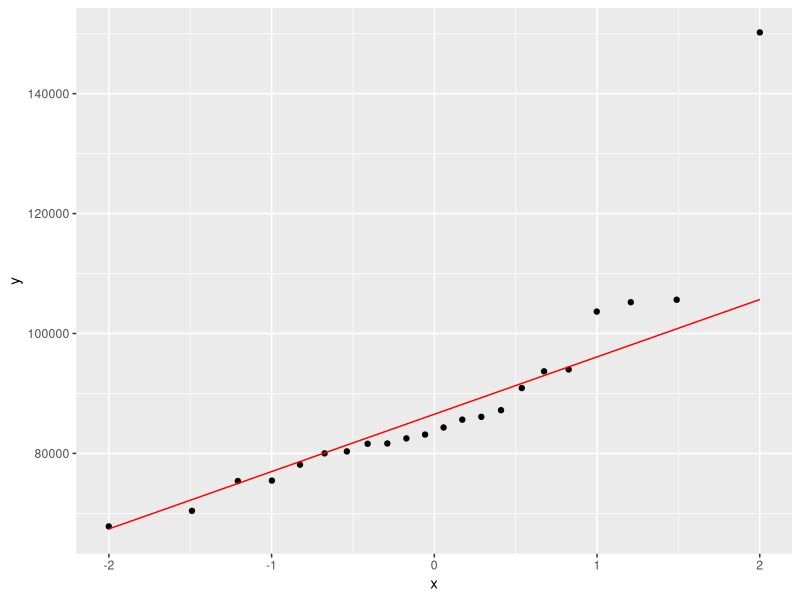
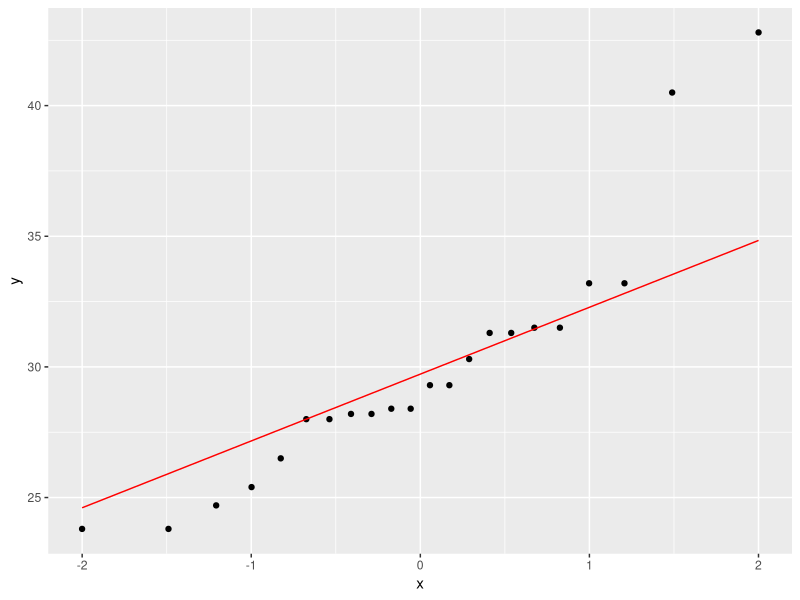
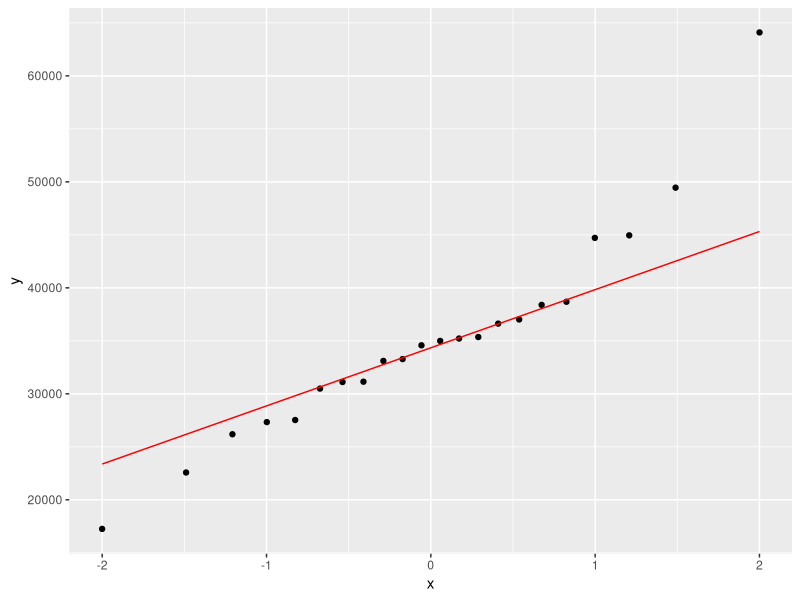
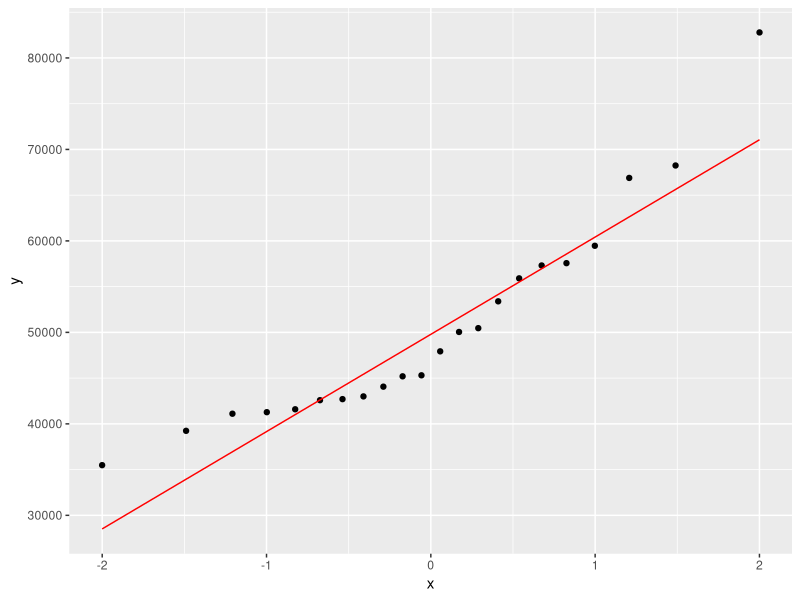
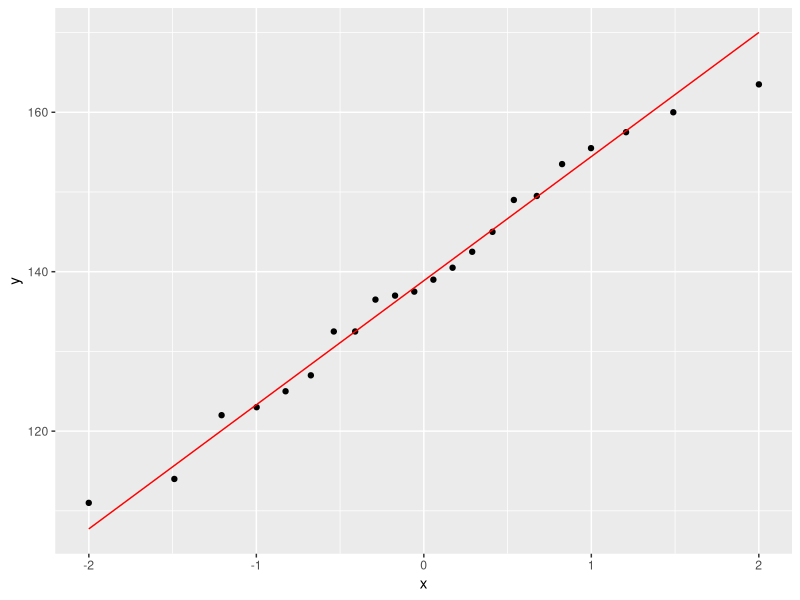
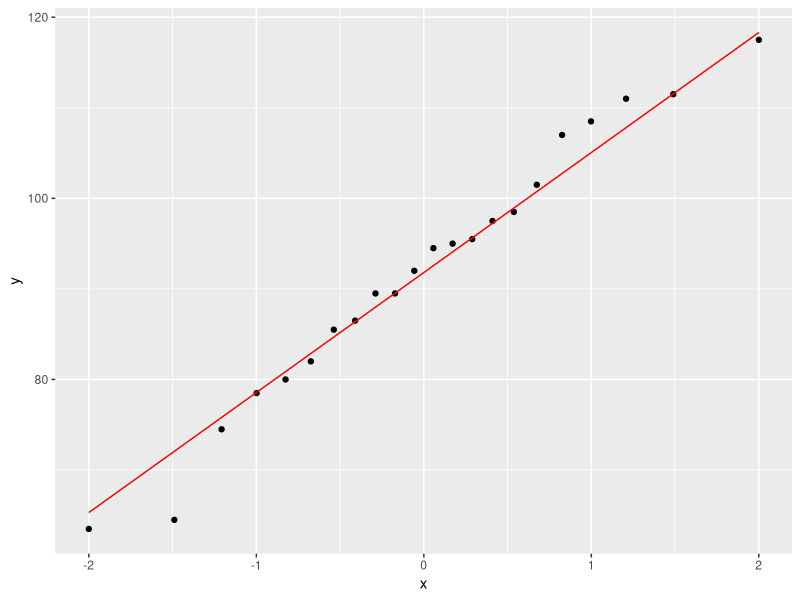
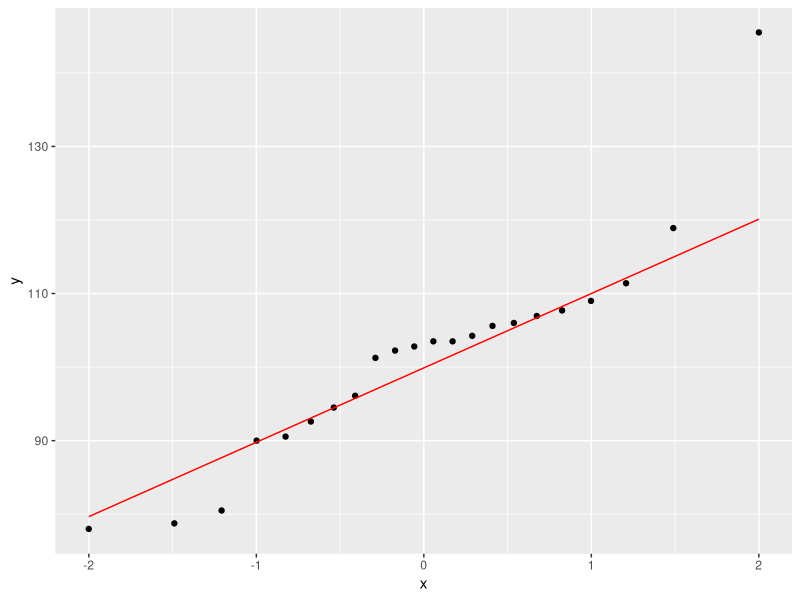
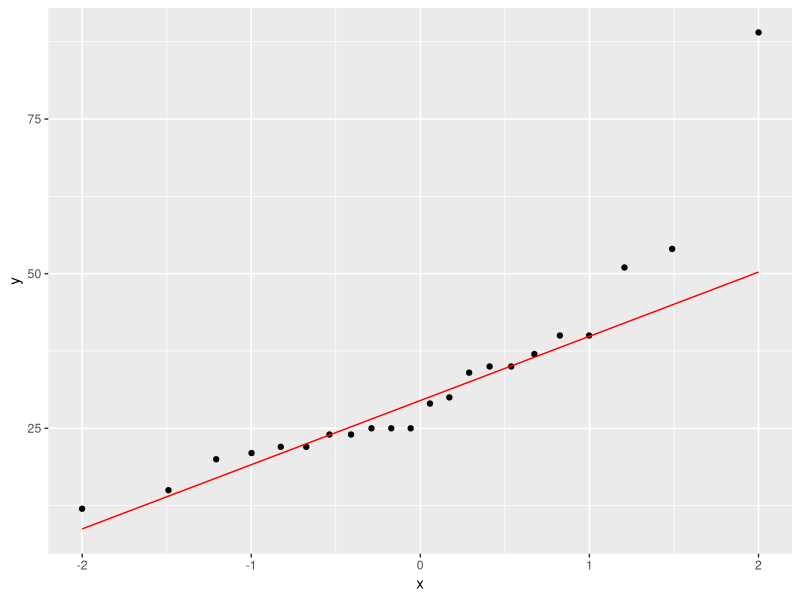

The R script that drew these images, in order:
## ---- chunk 1
library(tidyverse); library(knitr); library(ggplot2); library(kableExtra); library(readxl); library(dplyr); library(flextable); library(pbkrtest); library(broom); library(rstatix)
Resultatskjema <- read_excel("Resultatskjema.xlsx")

data.within <- Resultatskjema %>%
  # velger relevante variabler
  select(id, group, time, sex, total_mass, bmi, fat_mass, lean_mass, sys, dia, wc, handgrip, vo2max_ml_min_kg_6x5, vat_mass, vat_volume, `s-glukose`, `s-triglyserider`, `s-hdl`, `s-ldl`, pwv) %>%
  mutate(total_mass = as.numeric(total_mass, na.rm = TRUE)) %>%
  mutate(fat_mass = as.numeric(fat_mass, na.rm = TRUE)) %>%
  mutate(lean_mass = as.numeric(lean_mass, na.rm = TRUE)) %>%
  mutate(vo2max_ml_min_kg = as.numeric(vo2max_ml_min_kg_6x5, na.rm = TRUE)) %>%
  mutate(vat_mass = as.numeric(vat_mass, na.rm = TRUE)) %>%
  mutate(vat_volume = as.numeric(vat_volume, na.rm = TRUE)) %>%
  mutate(`s-glukose` = as.numeric(`s-glukose`, na.rm = TRUE)) %>%
  mutate(`s-triglyserider` = as.numeric(`s-triglyserider`, na.rm = TRUE)) %>%
  mutate(`s-hdl` = as.numeric(`s-hdl`, na.rm = TRUE)) %>%
  mutate(`s-ldl` = as.numeric(`s-ldl`, na.rm = TRUE)) %>%
  mutate(pwv = as.numeric(pwv, na.rm = TRUE)) %>%
  select(-vo2max_ml_min_kg_6x5) %>%
  drop_na() %>%
  print()

data.within.fls <- data.within %>%
  filter(group == "fls") %>%
  print()

# sjekker within-forskjeller i fls-gruppen
ggplot(data.within.fls, aes(sample = total_mass)) + stat_qq() + stat_qq_line(col = "red")
lm.within.mass <- lm(total_mass ~ time, data = data.within.fls)
summary(lm.within.mass)

ggplot(data.within.fls, aes(sample = bmi)) + stat_qq() + stat_qq_line(col = "red")
lm.within.bmi <- lm(bmi ~ time, data = data.within.fls)
summary(lm.within.bmi)

ggplot(data.within.fls, aes(sample = fat_mass)) + stat_qq() + stat_qq_line(col = "red")
lm.within.fat <- lm(fat_mass ~ time, data = data.within.fls)
summary(lm.within.fat)

ggplot(data.within.fls, aes(sample = lean_mass)) + stat_qq() + stat_qq_line(col = "red")
lm.within.lean <- lm(lean_mass ~ time, data = data.within.fls)
summary(lm.within.lean)

ggplot(data.within.fls, aes(sample = sys)) + stat_qq() + stat_qq_line(col = "red")
lm.within.sys <- lm(sys ~ time, data = data.within.fls)
summary(lm.within.sys)

ggplot(data.within.fls, aes(sample = dia)) + stat_qq() + stat_qq_line(col = "red")
lm.within.dia <- lm(dia ~ time, data = data.within.fls)
summary(lm.within.dia)

ggplot(data.within.fls, aes(sample = wc)) + stat_qq() + stat_qq_line(col = "red")
lm.within.wc <- lm(wc ~ time, data = data.within.fls)
summary(lm.within.wc)

ggplot(data.within.fls, aes(sample = handgrip)) + stat_qq() + stat_qq_line(col = "red")
lm.within.handgrip <- lm(handgrip ~ time, data = data.within.fls)
summary(lm.within.handgrip)

ggplot(data.within.fls, aes(sample = vat_mass)) + stat_qq() + stat_qq_line(col = "red")
lm.within.vat <- lm(vat_mass ~ time, data = data.within.fls)
summary(lm.within.vat)

ggplot(data.within.fls, aes(sample = vat_volume)) + stat_qq() + stat_qq_line(col = "red")
lm.within.vatvol <- lm(vat_volume ~ time, data = data.within.fls)
summary(lm.within.vatvol)

ggplot(data.within.fls, aes(sample = `s-glukose`)) + stat_qq() + stat_qq_line(col = "red")
lm.within.gluk <- lm(`s-glukose` ~ time, data = data.within.fls)
summary(lm.within.gluk)

ggplot(data.within.fls, aes(sample = `s-triglyserider`)) + stat_qq() + stat_qq_line(col = "red")
lm.within.trigl <- lm(`s-triglyserider` ~ time, data = data.within.fls)
summary(lm.within.trigl)

ggplot(data.within.fls, aes(sample = `s-ldl`)) + stat_qq() + stat_qq_line(col = "red")
lm.within.ldl <- lm(`s-ldl` ~ time, data = data.within.fls)
summary(lm.within.ldl)

ggplot(data.within.fls, aes(sample = `s-hdl`)) + stat_qq() + stat_qq_line(col = "red")
lm.within.hdl <- lm(`s-hdl` ~ time, data = data.within.fls)
summary(lm.within.hdl)

ggplot(data.within.fls, aes(sample = pwv)) + stat_qq() + stat_qq_line(col = "red")
lm.within.pwv <- lm(pwv ~ time, data = data.within.fls)
summary(lm.within.pwv)

ggplot(data.within.fls, aes(sample = vo2max_ml_min_kg)) + stat_qq() + stat_qq_line(col = "red")
lm.within.vo2 <- lm(vo2max_ml_min_kg ~ time, data = data.within.fls)
summary(lm.within.vo2)

data.within.kon <- data.within %>%
  filter(group == "kon") %>%
  print()

# sjekker within-forskjeller i kontroll-gruppen
ggplot(data.within.kon, aes(sample = total_mass)) + stat_qq() + stat_qq_line(col = "red")
kon.lm.within.mass <- lm(total_mass ~ time, data = data.within.kon)
summary(kon.lm.within.mass)

ggplot(data.within.kon, aes(sample = bmi)) + stat_qq() + stat_qq_line(col = "red")
kon.lm.within.bmi <- lm(bmi ~ time, data = data.within.kon)
summary(kon.lm.within.bmi)

ggplot(data.within.kon, aes(sample = fat_mass)) + stat_qq() + stat_qq_line(col = "red")
kon.lm.within.fat <- lm(fat_mass ~ time, data = data.within.kon)
summary(kon.lm.within.fat)

ggplot(data.within.kon, aes(sample = lean_mass)) + stat_qq() + stat_qq_line(col = "red")
kon.lm.within.lean <- lm(lean_mass ~ time, data = data.within.kon)
summary(kon.lm.within.lean)

ggplot(data.within.kon, aes(sample = sys)) + stat_qq() + stat_qq_line(col = "red")
kon.lm.within.sys <- lm(sys ~ time, data = data.within.kon)
summary(kon.lm.within.sys)

ggplot(data.within.kon, aes(sample = dia)) + stat_qq() + stat_qq_line(col = "red")
kon.lm.within.dia <- lm(dia ~ time, data = data.within.kon)
summary(kon.lm.within.dia)

ggplot(data.within.kon, aes(sample = wc)) + stat_qq() + stat_qq_line(col = "red")
kon.lm.within.wc <- lm(wc ~ time, data = data.within.kon)
summary(kon.lm.within.wc)

ggplot(data.within.kon, aes(sample = handgrip)) + stat_qq() + stat_qq_line(col = "red")
kon.lm.within.handgrip <- lm(handgrip ~ time, data = data.within.kon)
summary(kon.lm.within.handgrip)

ggplot(data.within.kon, aes(sample = vat_mass)) + stat_qq() + stat_qq_line(col = "red")
kon.lm.within.vat <- lm(vat_mass ~ time, data = data.within.kon)
summary(kon.lm.within.vat)

ggplot(data.within.kon, aes(sample = vat_volume)) + stat_qq() + stat_qq_line(col = "red")
kon.lm.within.vatvol <- lm(vat_volume ~ time, data = data.within.kon)
summary(kon.lm.within.vatvol)

ggplot(data.within.kon, aes(sample = `s-glukose`)) + stat_qq() + stat_qq_line(col = "red")
kon.lm.within.gluk <- lm(`s-glukose` ~ time, data = data.within.kon)
summary(kon.lm.within.gluk)

ggplot(data.within.kon, aes(sample = `s-triglyserider`)) + stat_qq() + stat_qq_line(col = "red")
kon.lm.within.trigl <- lm(`s-triglyserider` ~ time, data = data.within.kon)
summary(kon.lm.within.trigl)

ggplot(data.within.kon, aes(sample = `s-ldl`)) + stat_qq() + stat_qq_line(col = "red")
kon.lm.within.ldl <- lm(`s-ldl` ~ time, data = data.within.kon)
summary(kon.lm.within.ldl)

ggplot(data.within.kon, aes(sample = `s-hdl`)) + stat_qq() + stat_qq_line(col = "red")
kon.lm.within.hdl <- lm(`s-hdl` ~ time, data = data.within.kon)
summary(kon.lm.within.hdl)

ggplot(data.within.kon, aes(sample = pwv)) + stat_qq() + stat_qq_line(col = "red")
kon.lm.within.pwv <- lm(pwv ~ time, data = data.within.kon)
summary(kon.lm.within.pwv)

ggplot(data.within.kon, aes(sample = vo2max_ml_min_kg)) + stat_qq() + stat_qq_line(col = "red")
kon.lm.within.vo2 <- lm(vo2max_ml_min_kg ~ time, data = data.within.kon)
summary(kon.lm.within.vo2)
